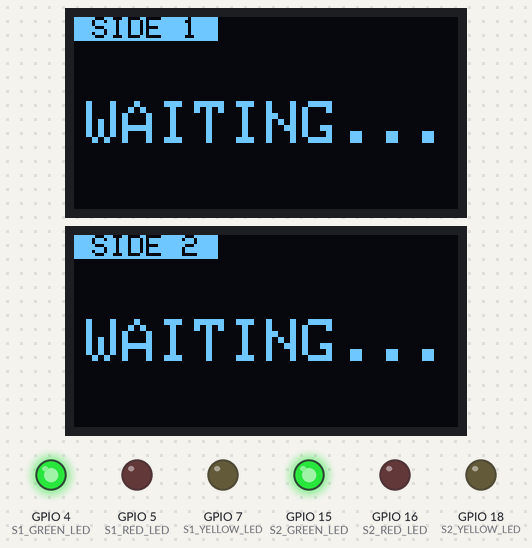
Recording of a sketch running on a simulated ESP32-S3. Shown: 2 × 128×64 one-colour display, output pins drawn as LEDs (lit = HIGH). WiFi joins after 1.5 s; servers stay silent unless stated; what the sketch prints to the serial monitor is not drawn.

Above: at 2.7 s.

The sketch:

Esp32s3v2.ino
```cpp
#include <WiFi.h>
#include <WiFiUdp.h>
#include <ArduinoJson.h>
#include <Wire.h>
#include <Adafruit_GFX.h>
#include <Adafruit_SH110X.h>

// ═══════════════════════════════════════════════════════════
//   WIFI & NETWORK SETTINGS
// ═══════════════════════════════════════════════════════════
const char* ssid     = "Xperia_5612";
const char* password = "12345678";

unsigned int localPort = 4210;
WiFiUDP udp;

// ═══════════════════════════════════════════════════════════
//   BEHAVIOR SETTINGS
// ═══════════════════════════════════════════════════════════
// Blind bend එකකදී Side 1 වාහනයේ දුර Side 2 Traffic Light එකටත්,
// Side 2 වාහනයේ දුර Side 1 Traffic Light එකටත් දෙන්න ඕනෙ නම් 'true' කරන්න.
#define CROSS_SIDE_LIGHTS false

// දුර සීමාවන් (මීටර් වලින් - Traffic Lights සඳහා පමණි)
const float DANGER_DISTANCE  = 25.0;  // 25m ට අඩු නම් රතු
const float CAUTION_DISTANCE = 50.0;  // 25m - 50m අතර නම් කහ

// PC එකෙන් දත්ත එන එක නැවතුනොත් (තත්පර 3කට වඩා) ආරක්ෂිත තත්ත්වයට reset වීමට
const unsigned long UDP_TIMEOUT_MS = 3000;

// ═══════════════════════════════════════════════════════════
//   PIN CONFIGURATION (TRAFFIC LIGHT LEDs)
// ═══════════════════════════════════════════════════════════
const int S1_GREEN_LED  = 4;
const int S1_YELLOW_LED = 7;
const int S1_RED_LED    = 5;

const int S2_GREEN_LED  = 15;
const int S2_YELLOW_LED = 18;
const int S2_RED_LED    = 16;

// ═══════════════════════════════════════════════════════════
//   OLED DISPLAY CONFIGURATION (1.3" SH1106)
// ═══════════════════════════════════════════════════════════
#define SCREEN_WIDTH  128
#define SCREEN_HEIGHT 64

#define I2C_1_SDA 8
#define I2C_1_SCL 9
#define I2C_2_SDA 10
#define I2C_2_SCL 11

TwoWire I2C_1 = TwoWire(0);
TwoWire I2C_2 = TwoWire(1);

Adafruit_SH1106G display1(SCREEN_WIDTH, SCREEN_HEIGHT, &I2C_1, -1);
Adafruit_SH1106G display2(SCREEN_WIDTH, SCREEN_HEIGHT, &I2C_2, -1);

// ═══════════════════════════════════════════════════════════
//   STATE TRACKING (ANTI-FLICKER & TIMEOUT)
// ═══════════════════════════════════════════════════════════
// Display modes: 0 = CLEAR, 1 = SAFE, 2 = OVERSPEED, 3 = WAITING
struct DisplayState {
  int mode;
  String vehType;
  int speedLimit;
};

DisplayState lastDisp1 = {-1, "", -1};
DisplayState lastDisp2 = {-1, "", -1};

int lastLight1 = -1;
int lastLight2 = -1;

unsigned long lastPacketTime = 0;
bool isTimedOut = true;

// Function Prototypes
void updateDisplayIfChanged(Adafruit_SH1106G &display, const char* title,
                            int mode, String vehType, int speedLimit,
                            DisplayState &prevState);
int getDistanceStatus(float dist);
int getDisplayMode(float dist, bool overspeed, int limit);
void setLights(int side, int status);
void turnOffAll();
void showLoadingScreen(Adafruit_SH1106G &display, const char* title);

// ═══════════════════════════════════════════════════════════
//   SETUP
// ═══════════════════════════════════════════════════════════
void setup() {
  Serial.begin(115200);
  delay(1000);

  // 1. LED Pins Setup
  pinMode(S1_GREEN_LED, OUTPUT);
  pinMode(S1_YELLOW_LED, OUTPUT);
  pinMode(S1_RED_LED, OUTPUT);

  pinMode(S2_GREEN_LED, OUTPUT);
  pinMode(S2_YELLOW_LED, OUTPUT);
  pinMode(S2_RED_LED, OUTPUT);
  turnOffAll();

  // 2. I2C Buses ආරම්භ කිරීම
  I2C_1.begin(I2C_1_SDA, I2C_1_SCL, 100000);
  I2C_2.begin(I2C_2_SDA, I2C_2_SCL, 100000);

  // 3. OLED Displays ආරම්භ කිරීම
  if (!display1.begin(0x3C, true)) {
    Serial.println("Display 1 allocation failed");
  }
  if (!display2.begin(0x3C, true)) {
    Serial.println("Display 2 allocation failed");
  }

  showLoadingScreen(display1, "SIDE 1");
  showLoadingScreen(display2, "SIDE 2");

  // 4. Wi-Fi සම්බන්ධ වීම
  Serial.println("\nConnecting to WiFi...");
  WiFi.begin(ssid, password);
  while (WiFi.status() != WL_CONNECTED) {
    delay(500);
    Serial.print(".");
  }
  Serial.println("\nWiFi connected.");
  Serial.print("ESP32 IP: ");
  Serial.println(WiFi.localIP());

  // 5. UDP ආරම්භ කිරීම
  udp.begin(localPort);

  // ආරම්භක තිරය පෙන්වීම
  setLights(1, 0);
  setLights(2, 0);
  updateDisplayIfChanged(display1, "SIDE 1", 3, "", 0, lastDisp1);
  updateDisplayIfChanged(display2, "SIDE 2", 3, "", 0, lastDisp2);
}

// ═══════════════════════════════════════════════════════════
//   MAIN LOOP (NON-BLOCKING)
// ═══════════════════════════════════════════════════════════
void loop() {
  int packetSize = udp.parsePacket();

  if (packetSize > 0) {
    char incomingPacket[512];
    int len = udp.read(incomingPacket, sizeof(incomingPacket) - 1);
    if (len > 0) {
      incomingPacket[len] = '\0';
    }

    StaticJsonDocument<512> doc;
    DeserializationError error = deserializeJson(doc, incomingPacket);

    if (error) {
      Serial.print("JSON parse failed: ");
      Serial.println(error.c_str());
      return;
    }

    lastPacketTime = millis();
    isTimedOut = false;

    // 1. JSON දත්ත කියවා ගැනීම
    float  s1_dist      = doc["side1"]["dist"]      | 999.0f;
    bool   s1_overspeed = doc["side1"]["overspeed"] | false;
    int    s1_limit     = doc["side1"]["limit"]     | 0;
    String s1_type      = String(doc["side1"]["type"] | "");

    float  s2_dist      = doc["side2"]["dist"]      | 999.0f;
    bool   s2_overspeed = doc["side2"]["overspeed"] | false;
    int    s2_limit     = doc["side2"]["limit"]     | 0;
    String s2_type      = String(doc["side2"]["type"] | "");

    // 2. TRAFFIC LIGHTS -> DISTANCE WARNING පමණයි
    int s1_light = getDistanceStatus(s1_dist);
    int s2_light = getDistanceStatus(s2_dist);

    #if CROSS_SIDE_LIGHTS
      setLights(2, s1_light); // Side 1 දුර -> Side 2 Light එකට
      setLights(1, s2_light); // Side 2 දුර -> Side 1 Light එකට
    #else
      setLights(1, s1_light);
      setLights(2, s2_light);
    #endif

    // 3. OLED DISPLAYS -> SPEED WARNING පමණයි
    int s1_mode = getDisplayMode(s1_dist, s1_overspeed, s1_limit);
    int s2_mode = getDisplayMode(s2_dist, s2_overspeed, s2_limit);

    updateDisplayIfChanged(display1, "SIDE 1", s1_mode, s1_type, s1_limit, lastDisp1);
    updateDisplayIfChanged(display2, "SIDE 2", s2_mode, s2_type, s2_limit, lastDisp2);
  }

  // PC එකෙන් දත්ත එන එක නැවතුනොත් (Timeout) ආරක්ෂිත තත්ත්වයට යාම
  if (!isTimedOut && (millis() - lastPacketTime > UDP_TIMEOUT_MS)) {
    isTimedOut = true;
    setLights(1, 0);
    setLights(2, 0);
    updateDisplayIfChanged(display1, "SIDE 1", 3, "", 0, lastDisp1);
    updateDisplayIfChanged(display2, "SIDE 2", 3, "", 0, lastDisp2);
  }
}

// ═══════════════════════════════════════════════════════════
//   HELPER FUNCTIONS
// ═══════════════════════════════════════════════════════════

// දුර අනුව Traffic Light තත්ත්වය (0 = Green, 1 = Yellow, 2 = Red)
int getDistanceStatus(float dist) {
  if (dist > 0 && dist < DANGER_DISTANCE) {
    return 2; // Red (Danger)
  } else if (dist >= DANGER_DISTANCE && dist <= CAUTION_DISTANCE) {
    return 1; // Yellow (Caution)
  }
  return 0;   // Green (Safe / Clear)
}

// Display එකේ පෙන්විය යුතු තත්ත්වය (0 = CLEAR, 1 = SAFE, 2 = OVERSPEED)
int getDisplayMode(float dist, bool overspeed, int limit) {
  if (overspeed && limit > 0) {
    return 2; // Overspeed warning
  } else if (dist < 999.0) {
    return 1; // Vehicle detected, safe speed
  }
  return 0;   // No vehicles
}

void setLights(int side, int status) {
  if (side == 1) {
    if (lastLight1 == status) return;
    lastLight1 = status;
    digitalWrite(S1_GREEN_LED,  (status == 0) ? HIGH : LOW);
    digitalWrite(S1_YELLOW_LED, (status == 1) ? HIGH : LOW);
    digitalWrite(S1_RED_LED,    (status == 2) ? HIGH : LOW);
  } else {
    if (lastLight2 == status) return;
    lastLight2 = status;
    digitalWrite(S2_GREEN_LED,  (status == 0) ? HIGH : LOW);
    digitalWrite(S2_YELLOW_LED, (status == 1) ? HIGH : LOW);
    digitalWrite(S2_RED_LED,    (status == 2) ? HIGH : LOW);
  }
}

void turnOffAll() {
  digitalWrite(S1_GREEN_LED, LOW);  digitalWrite(S1_YELLOW_LED, LOW);  digitalWrite(S1_RED_LED, LOW);
  digitalWrite(S2_GREEN_LED, LOW);  digitalWrite(S2_YELLOW_LED, LOW);  digitalWrite(S2_RED_LED, LOW);
  lastLight1 = -1;
  lastLight2 = -1;
}

void showLoadingScreen(Adafruit_SH1106G &display, const char* title) {
  display.clearDisplay();
  display.setTextColor(SH110X_WHITE);
  display.setTextSize(2);
  display.setCursor(28, 15);
  display.print(title);
  display.setTextSize(1);
  display.setCursor(22, 42);
  display.print("Connecting...");
  display.display();
}

// අගයන් වෙනස් වුණොත් පමණක් OLED එක නැවත අඳියි (Flicker වළක්වයි)
void updateDisplayIfChanged(Adafruit_SH1106G &display, const char* title,
                            int mode, String vehType, int speedLimit,
                            DisplayState &prevState) {
  // 'Tree weeler' නම නිවැරදි කර Capital කිරීම
  if (vehType == "Tree weeler") {
    vehType = "THREE WHEELER";
  }
  vehType.toUpperCase();

  // Overspeed නැති අවස්ථාවල vehicle type සහ limit නොසලකා සංසන්දනය කිරීම
  if (mode != 2) {
    vehType = "";
    speedLimit = 0;
  }

  // පෙර පෙන්වූ දත්තම නම් නැවත draw නොකර පිටවීම
  if (prevState.mode == mode &&
      prevState.vehType == vehType &&
      prevState.speedLimit == speedLimit) {
    return;
  }

  prevState.mode       = mode;
  prevState.vehType    = vehType;
  prevState.speedLimit = speedLimit;

  display.clearDisplay();

  // ඉහළ Title Bar එක
  display.setTextSize(1);
  display.setTextColor(SH110X_BLACK, SH110X_WHITE);
  display.setCursor(0, 0);
  display.print(" ");
  display.print(title);
  display.print(" ");

  display.setTextColor(SH110X_WHITE);

  if (mode == 2) {
    // ── OVERSPEED WARNING ──
    // පේළිය 1: Vehicle Type
    display.setTextSize(1);
    display.setCursor(0, 13);
    display.print(vehType);

    // පේළිය 2: SLOW DOWN
    display.setTextSize(2);
    display.setCursor(0, 25);
    display.print("SLOW DOWN");

    // පේළිය 3: TO X km/h
    display.setTextSize(2);
    display.setCursor(0, 46);
    display.print("TO ");
    display.print(speedLimit);
    display.print("km/h");
  }
  else if (mode == 1) {
    // ── වාහනයක් ඇත, වේගය ආරක්ෂිතයි ──
    display.setTextSize(2);
    display.setCursor(40, 28);
    display.print("SAFE");
  }
  else if (mode == 0) {
    // ── වාහන කිසිවක් නැත ──
    display.setTextSize(2);
    display.setCursor(34, 28);
    display.print("CLEAR");
  }
  else {
    // ── PC එකෙන් දත්ත ලැබෙන තුරු ──
    display.setTextSize(2);
    display.setCursor(4, 28);
    display.print("WAITING...");
  }

  display.display();
}
```
